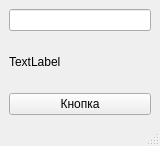
<?xml version="1.0" encoding="UTF-8"?>
<ui version="4.0">
 <class>MainWindow</class>
 <widget class="QMainWindow" name="MainWindow">
  <property name="geometry">
   <rect>
    <x>0</x>
    <y>0</y>
    <width>160</width>
    <height>146</height>
   </rect>
  </property>
  <property name="windowTitle">
   <string>Защита ЛР 22</string>
  </property>
  <widget class="QWidget" name="centralwidget">
   <layout class="QVBoxLayout" name="verticalLayout">
    <item>
     <widget class="QLineEdit" name="stringEdit"/>
    </item>
    <item>
     <widget class="QLabel" name="processedStr">
      <property name="text">
       <string>TextLabel</string>
      </property>
     </widget>
    </item>
    <item>
     <widget class="QPushButton" name="pushButton">
      <property name="text">
       <string>Кнопка</string>
      </property>
     </widget>
    </item>
   </layout>
  </widget>
  <widget class="QMenuBar" name="menubar">
   <property name="geometry">
    <rect>
     <x>0</x>
     <y>0</y>
     <width>160</width>
     <height>23</height>
    </rect>
   </property>
  </widget>
  <widget class="QStatusBar" name="statusbar"/>
 </widget>
 <resources/>
 <connections/>
</ui>
